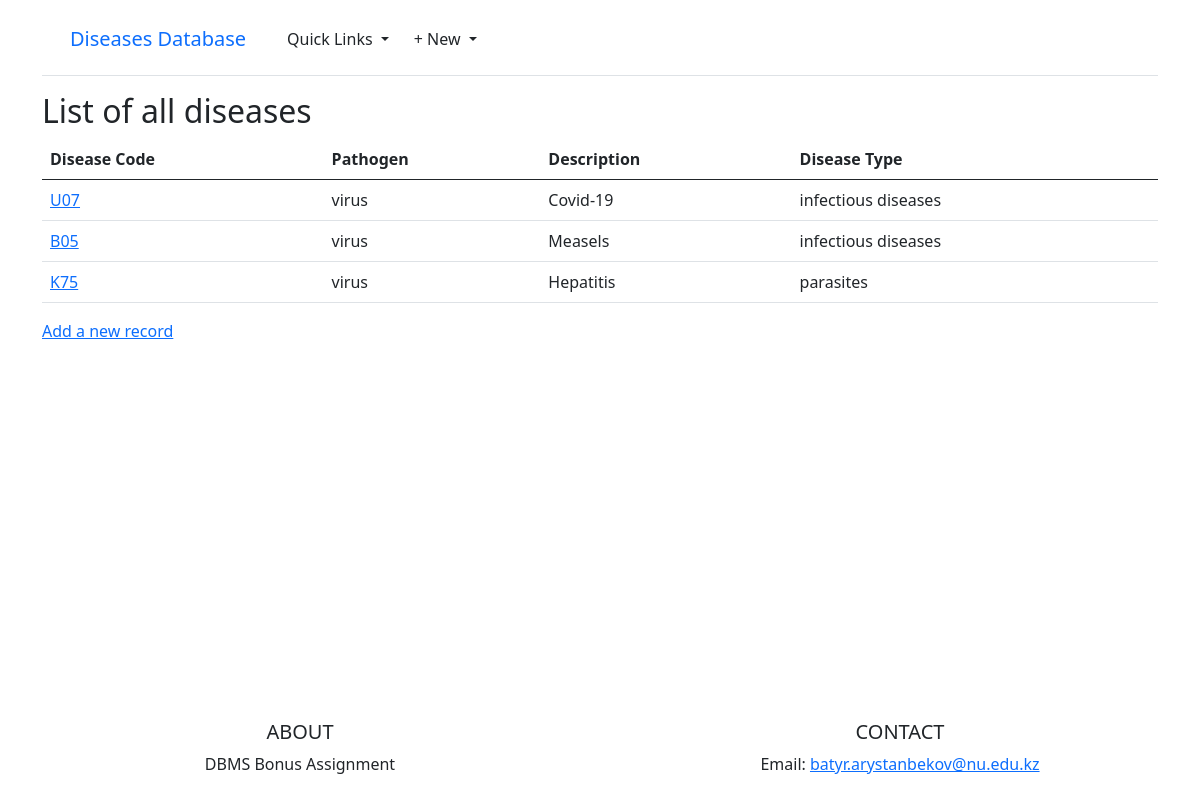
/diseases/, run on the app's committed database.
### objects/models.py (models this page shows, shortened)
class Disease(models.Model):
    disease_code = models.CharField(max_length=50, primary_key=True)
    pathogen = models.CharField(max_length=20)
    description = models.CharField(max_length=140)
    id = models.ForeignKey(DiseaseType, on_delete=models.CASCADE)

class DiseaseType(models.Model):
    id = models.AutoField(primary_key=True)
    description = models.CharField(max_length=140)

### objects/views.py (the view)
# urls.py: path('diseases/', DiseaseListView.as_view(), name='disease_list'),
class DiseaseListView(ListView):
    model = Disease
    template_name = 'disease/disease_list.html'

### templates/disease/disease_list.html (shortened to what this page needs)
{% extends "base.html" %}
{% block content %}
<h2>List of all diseases</h2>
<table class="table">
    <thead class="thead-dark">
      <tr>
        <th scope="col">Disease Code</th>
        <th scope="col">Pathogen</th>
        <th scope="col">Description</th>
        <th scope="col">Disease Type</th>
      </tr>
    </thead>
    <tbody>
    {% for d in disease_list %}
        <tr>
            <td><a href="{% url 'disease_detail' d.pk %}">{{ d.disease_code }}</a></td>
            <td>{{ d.pathogen }}</td>
            <td>{{ d.description }}</td>
            <td>{{ d.id.description }}</td>
        </tr>
    {% endfor %}
    </tbody>
  </table>
  <p><a href="{% url 'disease_new' %}">Add a new record</a></p>
{% endblock content %}

### static/css/carousel.css (style rules this page uses)
body { padding-top: 0.2rem; padding-bottom: 0.5rem; color: #5a5a5a; }

### data on the page
Disease: disease_code "U07", pathogen "virus", description "Covid-19", id.description "infectious diseases"
Disease: disease_code "B05", pathogen "virus", description "Measels", id.description "infectious diseases"
Disease: disease_code "K75", pathogen "virus", description "Hepatitis", id.description "parasites"
